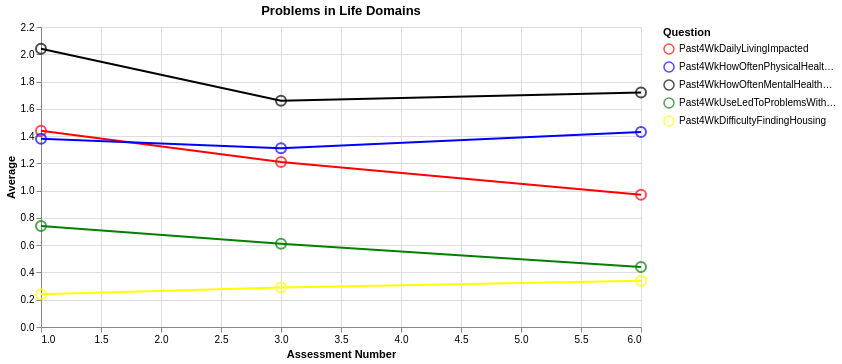

The notebook cell saved with this chart:
### Code cell
chart , points = get_chart_for_qna_list(question_list, answers_df, title)

chart + points

### Figure 1 — Vega-Lite specification as saved in the notebook (floating-point values rounded to 4 significant figures)
{"config": {"view": {"continuousWidth": 300, "continuousHeight": 300}}, "layer": [{"mark": {"type": "line"}, "encoding": {"color": {"field": "Question", "type": "nominal"}, "x": {"field": "Assessment Number", "type": "quantitative"}, "y": {"field": "Average", "type": "quantitative"}}, "title": "Problems in Life Domains"}, {"mark": {"type": "point", "size": 100}, "encoding": {"color": {"field": "Question", "scale": {"domain": ["Past4WkDailyLivingImpacted", "Past4WkHowOftenPhysicalHealthCausedProblems", "Past4WkHowOftenMentalHealthCausedProblems", "Past4WkUseLedToProblemsWithFamilyFriend", "Past4WkDifficultyFindingHousing"], "range": ["red", "blue", "black", "green", "yellow"]}, "type": "nominal"}, "tooltip": [{"field": "Assessment Number", "type": "quantitative"}, {"field": "Average", "type": "quantitative"}, {"field": "Question", "type": "nominal"}, {"field": "# Contributions", "type": "quantitative"}], "x": {"field": "Assessment Number", "type": "quantitative"}, "y": {"field": "Average", "type": "quantitative"}}}], "data": {"name": "data-2a5b26dc9a7bc19e7691b19800a98688"}, "width": 600, "$schema": "https://vega.github.io/schema/vega-lite/v5.8.0.json", "datasets": {"data-2a5b26dc9a7bc19e7691b19800a98688": [{"Question": "Past4WkDailyLivingImpacted", "Assessment Number": 1, "Average": 1.44, "# Contributions": 125}, {"Question": "Past4WkDailyLivingImpacted", "Assessment Number": 3, "Average": 1.21, "# Contributions": 125}, {"Question": "Past4WkDailyLivingImpacted", "Assessment Number": 6, "Average": 0.97, "# Contributions": 125}, {"Question": "Past4WkHowOftenPhysicalHealthCausedProblems", "Assessment Number": 1, "Average": 1.38, "# Contributions": 125}, {"Question": "Past4WkHowOftenPhysicalHealthCausedProblems", "Assessment Number": 3, "Average": 1.31, "# Contributions": 125}, {"Question": "Past4WkHowOftenPhysicalHealthCausedProblems", "Assessment Number": 6, "Average": 1.43, "# Contributions": 125}, {"Question": "Past4WkHowOftenMentalHealthCausedProblems", "Assessment Number": 1, "Average": 2.04, "# Contributions": 125}, {"Question": "Past4WkHowOftenMentalHealthCausedProblems", "Assessment Number": 3, "Average": 1.66, "# Contributions": 125}, {"Question": "Past4WkHowOftenMentalHealthCausedProblems", "Assessment Number": 6, "Average": 1.72, "# Contributions": 125}, {"Question": "Past4WkUseLedToProblemsWithFamilyFriend", "Assessment Number": 1, "Average": 0.74, "# Contributions": 125}, {"Question": "Past4WkUseLedToProblemsWithFamilyFriend", "Assessment Number": 3, "Average": 0.61, "# Contributions": 125}, {"Question": "Past4WkUseLedToProblemsWithFamilyFriend", "Assessment Number": 6, "Average": 0.44, "# Contributions": 125}, {"Question": "Past4WkDifficultyFindingHousing", "Assessment Number": 1, "Average": 0.24, "# Contributions": 123}, {"Question": "Past4WkDifficultyFindingHousing", "Assessment Number": 3, "Average": 0.29, "# Contributions": 123}, {"Question": "Past4WkDifficultyFindingHousing", "Assessment Number": 6, "Average": 0.34, "# Contributions": 123}]}}
